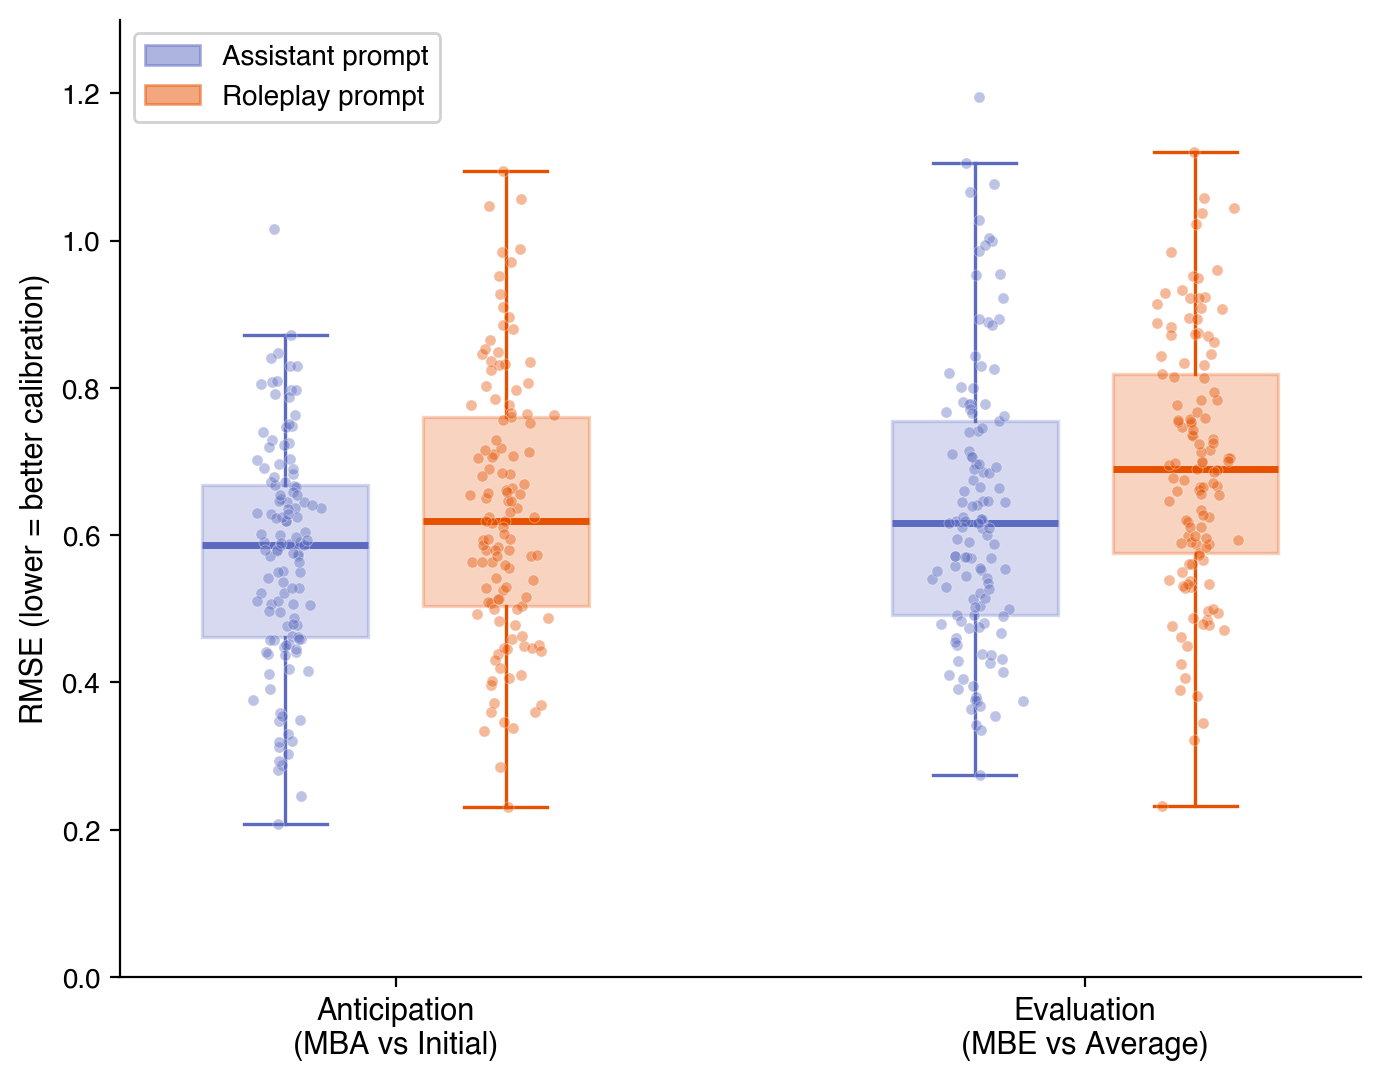

Reproduce this figure in Python.
"""
Figure 2: Baseline Miscalibration
Side-by-side box + jittered dots: MBA and MBE RMSE, grouped by prompt type.
"""

import pandas as pd
import numpy as np
import matplotlib.pyplot as plt
import matplotlib.patches as mpatches
import matplotlib as mpl

mpl.rcParams['font.family'] = 'Helvetica'
mpl.rcParams['font.sans-serif'] = ['Helvetica', 'Arial', 'DejaVu Sans']

# --- Load data ---
df_parts = pd.read_csv('data_participants.csv')
df_pv = pd.read_csv('data_persona_vectors.csv')

TRAITS = ['empathy', 'erudite', 'robotic', 'romantic', 'sycophantic', 'toxic']
TRAIT_POLES = {
    'empathy': ('empathy_empathetic', 'empathy_unempathetic'),
    'erudite': ('erudite_sophisticated', 'erudite_simplistic'),
    'robotic': ('robotic_robotic', 'robotic_human-like'),
    'romantic': ('romantic_romantic', 'romantic_platonic'),
    'sycophantic': ('sycophantic_sycophantic', 'sycophantic_honest'),
    'toxic': ('toxic_toxic', 'toxic_respectful'),
}

for trait, (pos, neg) in TRAIT_POLES.items():
    df_pv[f'net_{trait}'] = df_pv[pos] - df_pv[neg]

df_pv = df_pv.sort_values(['firebase_id', 'session', 'timestamp']).reset_index(drop=True)
df_pv['turn'] = df_pv.groupby(['firebase_id', 'session']).cumcount()

NET_TRAITS = [f'net_{t}' for t in TRAITS]
first_turns = df_pv[df_pv['turn'] == 0].set_index(['firebase_id', 'session'])
mean_activations = df_pv.groupby(['firebase_id', 'session'])[NET_TRAITS].mean()

# --- Compute RMSE per participant ---
rows = []
for _, p in df_parts.iterrows():
    fid = p['firebase_id']
    key = (fid, 1)
    pt = p['session1_prompt_type']
    if key not in first_turns.index or key not in mean_activations.index:
        continue

    mba_errs = []
    mbe_errs = []
    for trait in TRAITS:
        mba = p[f's1_mba_{trait}'] / 10.0
        mbe = p[f's1_mbe_{trait}'] / 10.0
        initial = first_turns.loc[key, f'net_{trait}']
        avg = mean_activations.loc[key, f'net_{trait}']
        if not np.isnan(mba) and not np.isnan(initial):
            mba_errs.append((mba - initial) ** 2)
        if not np.isnan(mbe) and not np.isnan(avg):
            mbe_errs.append((mbe - avg) ** 2)

    if mba_errs and mbe_errs:
        rows.append({
            'prompt_type': pt,
            'mba_rmse': np.sqrt(np.mean(mba_errs)),
            'mbe_rmse': np.sqrt(np.mean(mbe_errs)),
        })

df_rmse = pd.DataFrame(rows)

# --- Plot ---
COLOR_ASST = '#5C6BC0'      # indigo — assistant
COLOR_ROLEPLY = '#E65100'   # deep orange — roleplay

fig, ax = plt.subplots(figsize=(7, 5.5), dpi=150)

rng = np.random.default_rng(42)

# Group positions: x-axis = measure (MBA, MBE), color = prompt type
measures = ['mba_rmse', 'mbe_rmse']
measure_labels = ['Anticipation\n(MBA vs Initial)', 'Evaluation\n(MBE vs Average)']
group_positions = [0, 2.5]
box_width = 0.6
offset = 0.4

for g_idx, (measure, m_label, g_pos) in enumerate(zip(measures, measure_labels, group_positions)):
    for p_idx, (pt, color, pt_label) in enumerate([
        ('ASST', COLOR_ASST, 'Assistant'),
        ('ROLEPLY', COLOR_ROLEPLY, 'Roleplay'),
    ]):
        pos_offset = -offset if p_idx == 0 else +offset
        subset = df_rmse[df_rmse['prompt_type'] == pt]
        vals = subset[measure].dropna().values
        pos = g_pos + pos_offset

        bp = ax.boxplot(vals, positions=[pos], widths=box_width, vert=True,
                        patch_artist=True, showfliers=False,
                        boxprops=dict(facecolor=color, edgecolor=color,
                                      alpha=0.25, linewidth=1.2),
                        medianprops=dict(color=color, linewidth=2.5),
                        whiskerprops=dict(color=color, linewidth=1.2),
                        capprops=dict(color=color, linewidth=1.2))

        jitter = rng.normal(0, 0.06, size=len(vals))
        ax.scatter(pos + jitter, vals, alpha=0.4, s=16, color=color,
                   edgecolors='white', linewidths=0.3, zorder=3)

        pass  # no per-box annotations

# X axis
ax.set_xticks(group_positions)
ax.set_xticklabels(measure_labels, fontsize=11)
ax.set_xlim(-1, 3.5)

# Y axis
ax.set_ylim(0, 1.3)
ax.set_ylabel('RMSE (lower = better calibration)', fontsize=11)

# Legend
patch_asst = mpatches.Patch(color=COLOR_ASST, alpha=0.5, label='Assistant prompt')
patch_rp = mpatches.Patch(color=COLOR_ROLEPLY, alpha=0.5, label='Roleplay prompt')
ax.legend(handles=[patch_asst, patch_rp], loc='upper left', fontsize=10, framealpha=0.9)

# Spines
ax.spines['top'].set_visible(False)
ax.spines['right'].set_visible(False)

pass  # title handled by LaTeX caption

plt.tight_layout()
plt.savefig('plots_finalized/fig2_baseline_miscalibration.png',
            bbox_inches='tight', dpi=200)
plt.savefig('plots_finalized/fig2_baseline_miscalibration.pdf',
            bbox_inches='tight')
plt.show()
print('Saved to plots_finalized/')
